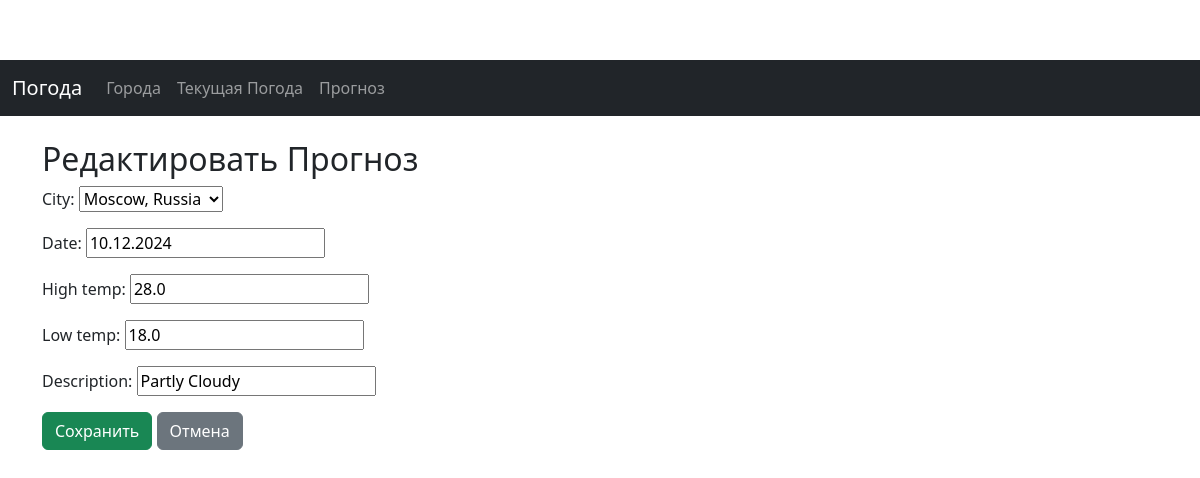
/forecasts/1/update/, run on the app's committed database.
### weather_app/models.py (models this page shows, shortened)
class Forecast(models.Model):
    city = models.ForeignKey(City, related_name='forecasts', on_delete=models.CASCADE)
    date = models.DateField()
    high_temp = models.FloatField()
    low_temp = models.FloatField()
    description = models.CharField(max_length=255)
    history = HistoricalRecords()
    class Meta:
        unique_together = ('city', 'date')

### weather_app/views.py (the view)
# urls.py: path('forecasts/<int:pk>/update/', views.forecast_update, name='forecast_update'),
def forecast_update(request, pk):
    forecast = get_object_or_404(Forecast, pk=pk)
    if request.method == 'POST':
        form = ForecastForm(request.POST, instance=forecast)
        if form.is_valid():
            form.save()
            return redirect('forecast_detail', pk=pk)
    else:
        form = ForecastForm(instance=forecast)
    return render(request, 'weather_app/forecast_form.html', {'form': form})

### weather_app/forms.py
class ForecastForm(forms.ModelForm):
    class Meta:
        model = Forecast
        fields = ['city', 'date', 'high_temp', 'low_temp', 'description']

### weather_app/models.py (called while the page is built)
    def __str__(self):
        return f"{self.name}, {self.country}"

### weather_app/templates/weather_app/forecast_form.html (shortened to what this page needs)
{% extends 'weather_app/base.html' %}
{% block content %}
<h2>{% if form.instance.pk %}Редактировать Прогноз{% else %}Добавить Прогноз{% endif %}</h2>
<form method="post">
    {{ form.as_p }}
    <button type="submit" class="btn btn-success">Сохранить</button>
    <a href="{% url 'forecast_list' %}" class="btn btn-secondary">Отмена</a>
</form>
{% endblock %}

### weather_app/templates/weather_app/css/styles.css (style rules this page uses)
body { padding-top: 60px; }

### data on the page
Forecast: city "Moscow, Russia", date "10.12.2024", high_temp "28.0", low_temp "18.0", description "Partly Cloudy"
